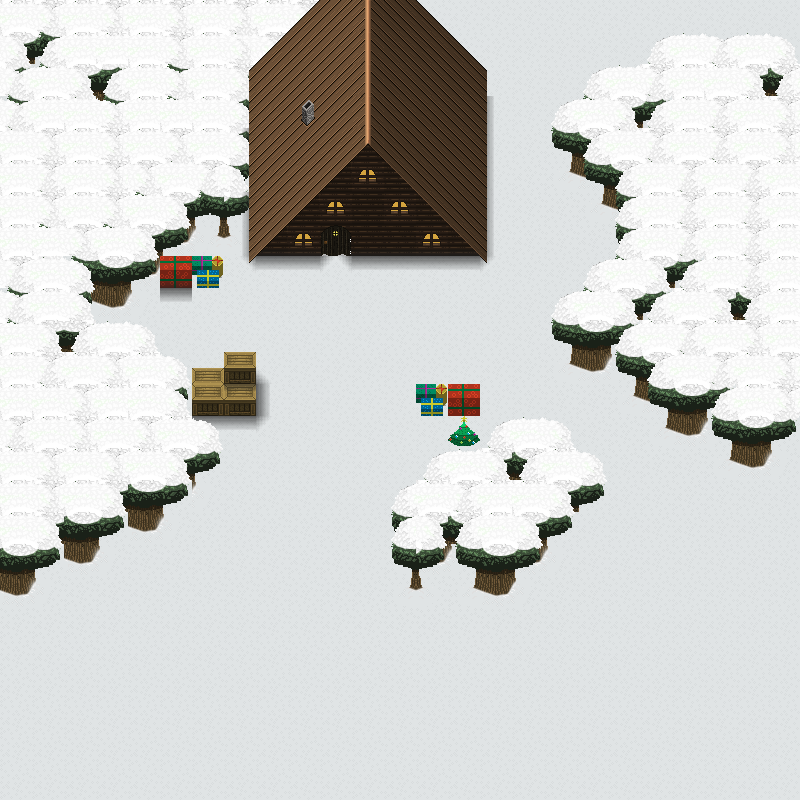

Tiled map render using the project's own tile images. Description and the map definition, with tile-layer contents summarised, below:
An orthogonal 25x25 tile map with 32x32 px tiles, 7 tile layers (background, object, object2, collision, ...), 2 tilesets and 1 object (player_spawn).

<map version="1.0" orientation="orthogonal" width="25" height="25" tilewidth="32" tileheight="32">
 <properties>
  <property name="NaturalLight" value="True" />
 </properties>
 <tileset firstgid="1" name="christmas_map" tilewidth="32" tileheight="32">
  <image source="../Textures/Tilesets/christmas_map.png" width="256" height="1280" />
 </tileset>
 <tileset firstgid="321" name="scriptingTiles" tilewidth="32" tileheight="32">
  <image source="../Textures/Tilesets/scriptingTiles.png" width="256" height="120" />
 </tileset>
 <layer name="background" width="25" height="25">
  <data>[625 cells, 625 non-empty, 1 distinct tile ids]</data>
 </layer>
 <layer name="object" width="25" height="25">
  <data>[625 cells, 228 non-empty, 19 distinct tile ids]</data>
 </layer>
 <layer name="object2" width="25" height="25">
  <data>[625 cells, 43 non-empty, 13 distinct tile ids]</data>
 </layer>
 <layer name="collision" width="25" height="25">
  <data>[625 cells, 5 non-empty, 3 distinct tile ids]</data>
 </layer>
 <layer name="shadow" width="25" height="25">
  <data>[625 cells, 49 non-empty, 12 distinct tile ids]</data>
 </layer>
 <layer name="roof" width="25" height="25">
  <data>[625 cells, 162 non-empty, 21 distinct tile ids]</data>
 </layer>
 <layer name="roof-shadow" width="25" height="25">
  <data>[625 cells, 235 non-empty, 15 distinct tile ids]</data>
 </layer>
 <objectgroup name="scripts" width="25" height="25">
  <object type="player_spawn" gid="324" x="352" y="320" />
 </objectgroup>
 <objectgroup name="shadow-walls" width="25" height="25" />
</map>
